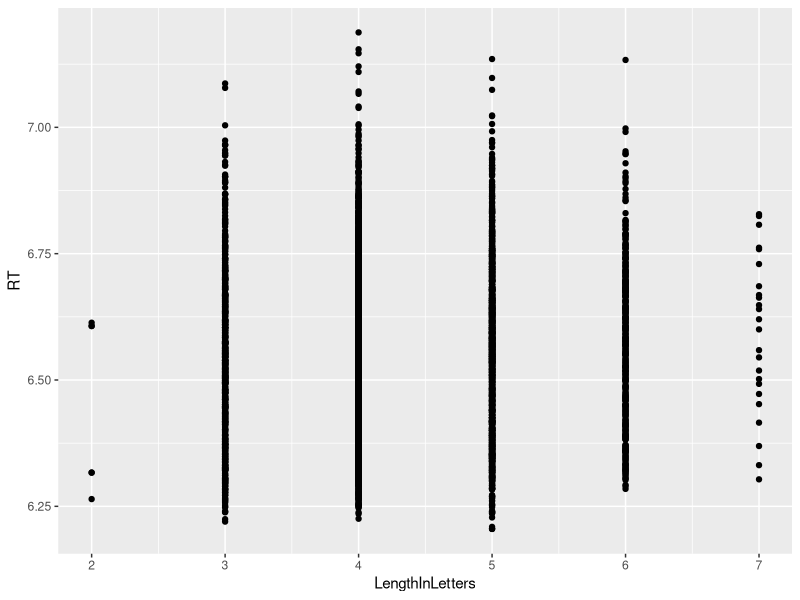

The R source for this figure:
## ---- chunk 1
library(tidyverse)
## ---- chunk 2
d = read_csv("../pset2/english.csv")
d$RT = d$RTlexdec
## ---- chunk 3
ggplot(d, aes(x=LengthInLetters, y=RT)) + geom_point()

group_by(d, LengthInLetters) %>%
  summarise(m=mean(RT))

l = lm(RT ~ LengthInLetters, data=d)
summary(l)

l.log = lm(RT ~ log(LengthInLetters), data=d)
summary(l.log)


l2 = lm(RT ~ LengthInLetters + WrittenFrequency, data=d)

# y = mx + b -> one predictor
# y = beta1 * x1 + beta2 * x2 + b -> two predictors
## ---- chunk 4
l.5 = lm(data=d, RT ~ WrittenFrequency + LengthInLetters +
           Ncount + MeanBigramFrequency + WrittenSpokenFrequencyRatio)
summary(l.5)
## ---- chunk 5
unique(d$AgeSubject)

d$Predict.Mean = mean(d$RT)
d = group_by(d, AgeSubject) %>%
  mutate(Predict.AgeGroup = mean(RT))
unique(d$Predict.AgeGroup)

sse.mean.as.model = sum((d$RT - d$Predict.Mean)^2)
sse.agegroup.as.model = sum((d$RT - d$Predict.AgeGroup)^2)

1 - sse.agegroup.as.model/sse.mean.as.model

d$AgeVariable = ifelse(d$AgeSubject == "young", 0, 1)
sample_n(d, 10) %>% select(AgeSubject, AgeVariable)

l.cat = lm(data=d, RT ~ AgeVariable)
# l.cat = lm(data=d, RT ~ 1 + AgeVariable)
# l.cat = lm(data=d, RT ~ 0 + AgeVariable) # get rid of intercept

e = tibble(AgeVariable = 0)

predict(l.cat, newdata=e)

summary(l.cat)
# y = mx + b
# young -> predict intercept -> 6.43
# old -> predict intercept + 1 * slope -> 6.43 + .22 -> 6.65

unique(d$Predict.AgeGroup)
## ---- chunk 6
l.cat.mult = lm(data=d, RT ~ WrittenFrequency + 
                  LengthInLetters + AgeVariable)
summary(l.cat.mult)

l.cat.mult.2 = lm(data=d, RT ~ WrittenFrequency + 
                  LengthInLetters + AgeSubject)
summary(l.cat.mult.2)
## ---- chunk 7
d$WrittenFrequency.Normalized = (d$WrittenFrequency - mean(d$WrittenFrequency))/sd(d$WrittenFrequency)

d$LengthInLetters.Normalized = (d$LengthInLetters - mean(d$LengthInLetters))/sd(d$LengthInLetters)

d$AgeVariable.Normalized = (d$AgeVariable - mean(d$AgeVariable))/sd(d$AgeVariable)

l.cat.mult.3 = lm(data=d, RT ~ WrittenFrequency.Normalized + 
                  LengthInLetters.Normalized + AgeVariable.Normalized)

## ---- chunk 8
l.simple = lm(data=d, RT ~ WrittenFrequency + LengthInLetters)
## ---- chunk 9

